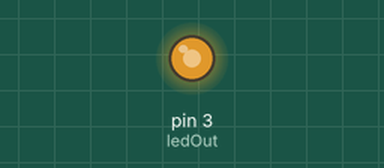
Simulated run of this sketch. Board: Arduino Uno, built with avr-gcc and run on an emulated ATmega328P. Shown: output pins drawn as LEDs (lit = HIGH). Random numbers use the default seed unless the sketch sets one.

Above: at 0.11 s.
At 21.01 s:
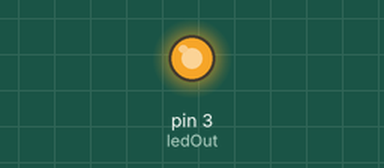
At 39.91 s:
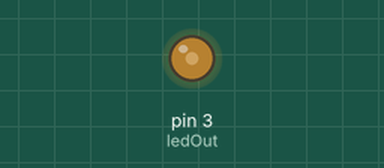
Timing chart, 0 to 40.0 s (numbered marks = the images above):
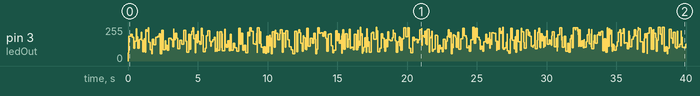

The sketch:

flickering_flame.ino
```cpp
// Flickering Flame for Hobbit Gingerbread House

int ledOut = 3;

void setup()
{
pinMode(ledOut, OUTPUT);
}

void loop() {
analogWrite(ledOut, random(200)+55);
delay(random(150));
}
```
